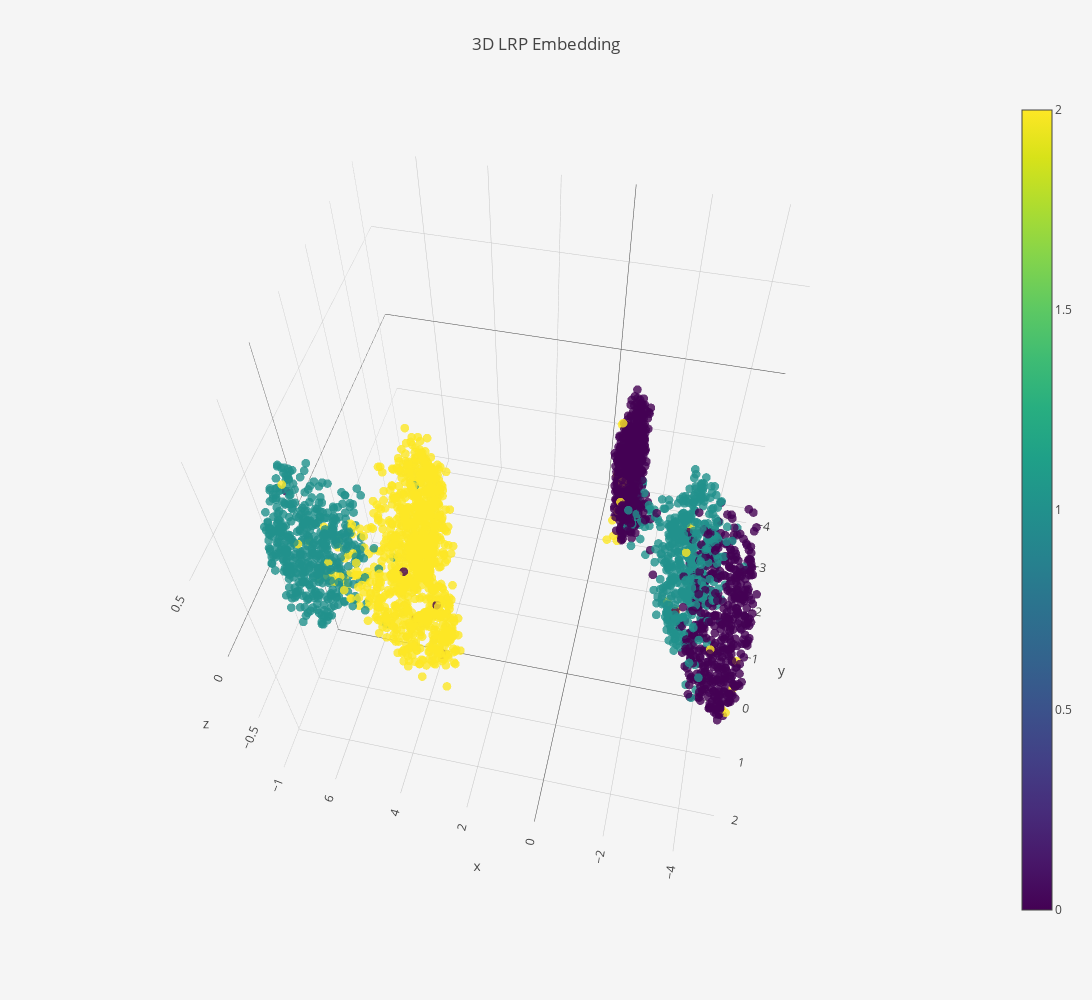

Here is the notebook cell this chart was saved with:
### Code cell
emb3d = go.Scatter3d(
    x=embedding[:,0],
    y=embedding[:,1],
    z=embedding[:,2],
    mode="markers",
    name="Training",
    marker=dict(
        size=3,
        color=y,
        colorscale="Viridis",
        showscale=True,
        opacity=0.8
    ),
    text=y
)

layout = go.Layout(
    title="3D LRP Embedding",
    autosize=False,
    width=1200,
    height=1000,
    paper_bgcolor='#F5F5F5'
)


pltdata=[emb3d]

fig = go.Figure(data=pltdata, layout=layout)
iplot(fig, filename='lrp-3d-heart.html')

### Figure 1 — Plotly figure (JSON) as saved in the notebook; plotly's stock layout.template omitted (floating-point values rounded to 4 significant figures; data arrays with more than 128 entries replaced by an {"elided": "..."} marker saying what was removed)
{"data": [{"marker": {"color": {"elided": "3000 int values"}, "colorscale": "Viridis", "opacity": 0.8, "showscale": true, "size": 3}, "mode": "markers", "name": "Training", "text": {"elided": "3000 int values"}, "type": "scatter3d", "uid": "24294f2e-e6e3-4bf2-82a8-d176d45ed6e0", "x": {"elided": "3000 float values"}, "y": {"elided": "3000 float values"}, "z": {"elided": "3000 float values"}}], "layout": {"autosize": false, "height": 1000, "paper_bgcolor": "#F5F5F5", "scene": {"aspectmode": "auto", "aspectratio": {"x": 1, "y": 1, "z": 1}, "camera": {"center": {"x": 0, "y": 0, "z": 0}, "eye": {"x": -0.2784, "y": 1.285, "z": 1.72}, "projection": {"type": "perspective"}, "up": {"x": 0, "y": 0, "z": 1}}}, "title": {"text": "3D LRP Embedding"}, "width": 1200}}
